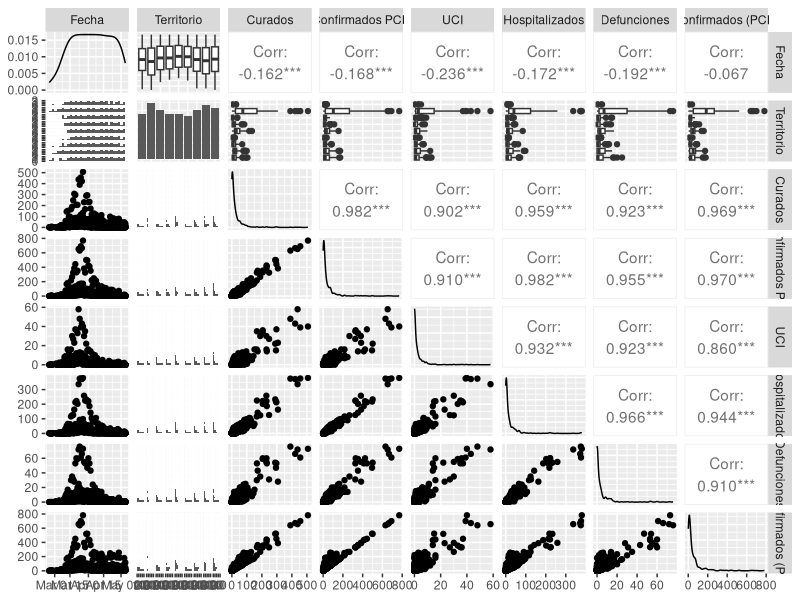
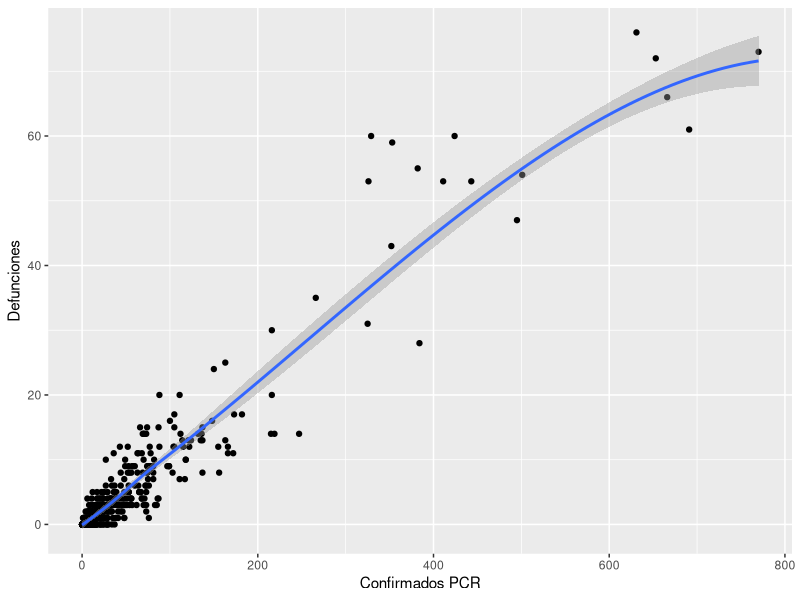
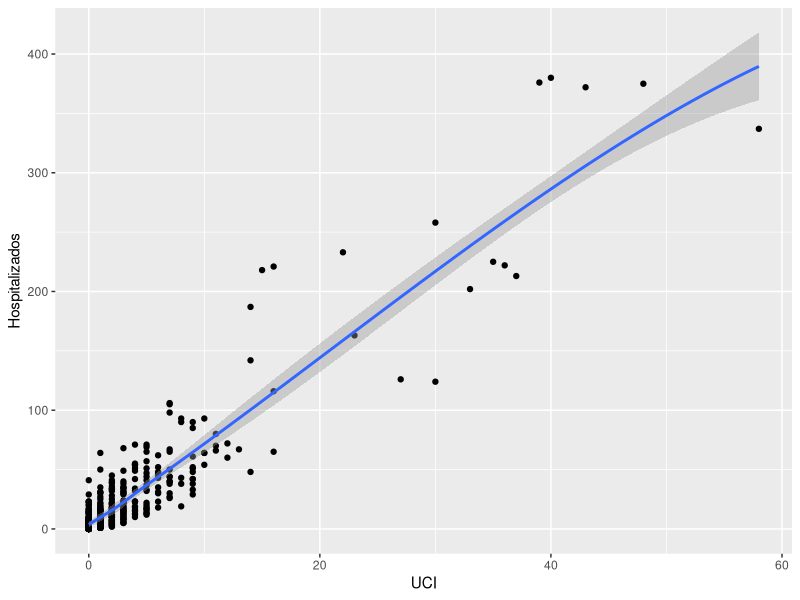

Generate these figures, in order, with R:
## ---- chunk 1

library(dplyr)
library(ggplot2)
library(magrittr)
library(GGally)

covid_datos <- read.csv("Datasets/covid_datos.txt", sep=";", encoding = "UTF-8")

# Se genera una ultima columna al finalizar cada linea con ';' por lo que la eliminamos
covid_datos <- covid_datos[, 1:4]

# Para evitar problemas con los acentos en las columnas cambiamos el nombre de la primera
names(covid_datos)[1] <- "Fecha"

covid_datos$Fecha <- as.Date(covid_datos$Fecha, format='%d/%m/%Y')

# Los valores NA los convertimos a 0
indices <- which(is.na(covid_datos$Valor))
covid_datos$Valor[indices] = 0


## ---- chunk 2

c1 <- covid_datos[covid_datos$Medida == "Curados", ]
c1$Medida <- NULL
names(c1)[3] = "Curados"

c2 <- covid_datos[covid_datos$Medida == "Confirmados PCR", ]
c2$Medida <- NULL
names(c2)[3] = "Confirmados PCR"

c3 <- covid_datos[covid_datos$Medida == "UCI", ]
c3$Medida <- NULL
names(c3)[3] = "UCI"

c4 <- covid_datos[covid_datos$Medida == "Hospitalizados", ]
c4$Medida <- NULL
names(c4)[3] = "Hospitalizados"

c5 <- covid_datos[covid_datos$Medida == "Defunciones", ]
c5$Medida <- NULL
names(c5)[3] = "Defunciones"

c6 <- covid_datos[covid_datos$Medida == "Total confirmados (PCR+test)", ]
c6$Medida <- NULL
names(c6)[3] = "Total confirmados (PCR+test)"

covid_datos <- Reduce(merge, list(c1, c2, c3, c4, c5, c6))

## ---- chunk 3

str(covid_datos)

## ---- chunk 4

dim(covid_datos)

## ---- chunk 5

summary(covid_datos)

## ---- chunk 6

ggpairs(covid_datos)

## ---- chunk 7

covid_datos %>%
  ggplot(aes(x=`Confirmados PCR`, y=Defunciones)) +
  geom_point() +
  stat_smooth()

covid_datos %>%
  ggplot(aes(x=UCI, y=Hospitalizados)) +
  geom_point() +
  stat_smooth()

## ---- chunk 8

## ---- chunk 9

